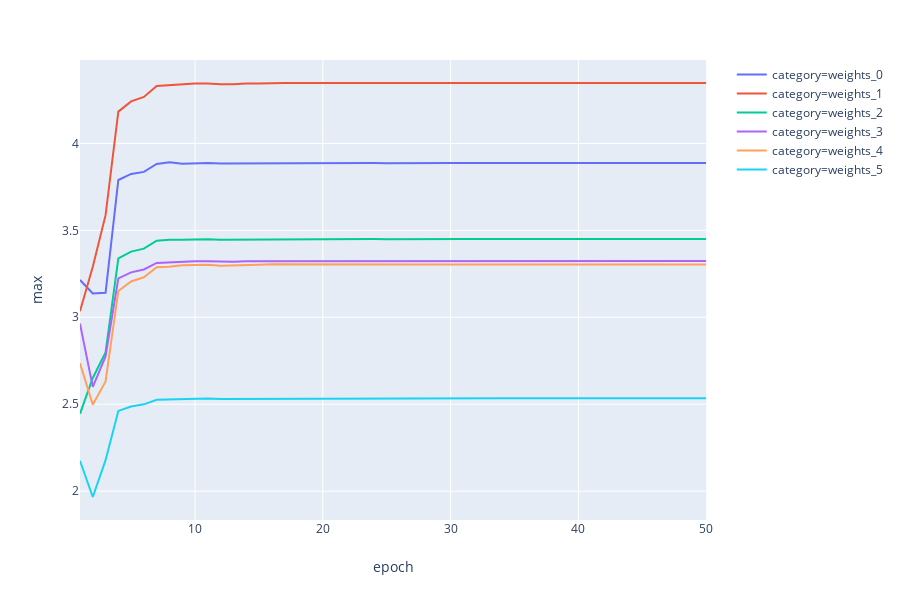

Here is the notebook cell this chart was saved with:
### Code cell
figs[2]

### Figure 1 — Plotly figure (JSON) as saved in the notebook; plotly's stock layout.template omitted (floating-point values rounded to 4 significant figures)
{"data": [{"hoverlabel": {"namelength": 0}, "hovertemplate": "category=weights_0<br>epoch=%{x}<br>max=%{y}", "legendgroup": "category=weights_0", "line": {"color": "#636efa", "dash": "solid"}, "mode": "lines", "name": "category=weights_0", "showlegend": true, "type": "scatter", "x": [1, 2, 3, 4, 5, 6, 7, 8, 9, 10, 11, 12, 13, 14, 15, 16, 17, 18, 19, 20, 21, 22, 23, 24, 25, 26, 27, 28, 29, 30, 31, 32, 33, 34, 35, 36, 37, 38, 39, 40, 41, 42, 43, 44, 45, 46, 47, 48, 49, 50], "xaxis": "x", "y": [3.215, 3.137, 3.141, 3.79, 3.825, 3.836, 3.882, 3.892, 3.884, 3.887, 3.887, 3.884, 3.884, 3.885, 3.885, 3.887, 3.887, 3.887, 3.886, 3.887, 3.887, 3.887, 3.887, 3.887, 3.886, 3.887, 3.887, 3.887, 3.887, 3.887, 3.887, 3.887, 3.887, 3.887, 3.887, 3.887, 3.887, 3.887, 3.887, 3.887, 3.887, 3.887, 3.887, 3.887, 3.887, 3.887, 3.887, 3.887, 3.887, 3.887], "yaxis": "y"}, {"hoverlabel": {"namelength": 0}, "hovertemplate": "category=weights_1<br>epoch=%{x}<br>max=%{y}", "legendgroup": "category=weights_1", "line": {"color": "#EF553B", "dash": "solid"}, "mode": "lines", "name": "category=weights_1", "showlegend": true, "type": "scatter", "x": [1, 2, 3, 4, 5, 6, 7, 8, 9, 10, 11, 12, 13, 14, 15, 16, 17, 18, 19, 20, 21, 22, 23, 24, 25, 26, 27, 28, 29, 30, 31, 32, 33, 34, 35, 36, 37, 38, 39, 40, 41, 42, 43, 44, 45, 46, 47, 48, 49, 50], "xaxis": "x", "y": [3.034, 3.291, 3.587, 4.183, 4.242, 4.267, 4.33, 4.334, 4.342, 4.344, 4.345, 4.34, 4.34, 4.345, 4.345, 4.347, 4.347, 4.347, 4.346, 4.347, 4.347, 4.348, 4.347, 4.347, 4.346, 4.347, 4.347, 4.347, 4.347, 4.347, 4.347, 4.347, 4.347, 4.347, 4.347, 4.347, 4.347, 4.347, 4.347, 4.347, 4.347, 4.347, 4.347, 4.347, 4.347, 4.347, 4.347, 4.347, 4.347, 4.347], "yaxis": "y"}, {"hoverlabel": {"namelength": 0}, "hovertemplate": "category=weights_2<br>epoch=%{x}<br>max=%{y}", "legendgroup": "category=weights_2", "line": {"color": "#00cc96", "dash": "solid"}, "mode": "lines", "name": "category=weights_2", "showlegend": true, "type": "scatter", "x": [1, 2, 3, 4, 5, 6, 7, 8, 9, 10, 11, 12, 13, 14, 15, 16, 17, 18, 19, 20, 21, 22, 23, 24, 25, 26, 27, 28, 29, 30, 31, 32, 33, 34, 35, 36, 37, 38, 39, 40, 41, 42, 43, 44, 45, 46, 47, 48, 49, 50], "xaxis": "x", "y": [2.445, 2.651, 2.798, 3.339, 3.378, 3.395, 3.441, 3.446, 3.447, 3.448, 3.449, 3.446, 3.446, 3.449, 3.449, 3.45, 3.45, 3.45, 3.449, 3.45, 3.45, 3.45, 3.45, 3.45, 3.449, 3.45, 3.45, 3.45, 3.45, 3.45, 3.45, 3.45, 3.45, 3.45, 3.45, 3.45, 3.45, 3.45, 3.45, 3.45, 3.45, 3.45, 3.45, 3.45, 3.45, 3.45, 3.45, 3.45, 3.45, 3.45], "yaxis": "y"}, {"hoverlabel": {"namelength": 0}, "hovertemplate": "category=weights_3<br>epoch=%{x}<br>max=%{y}", "legendgroup": "category=weights_3", "line": {"color": "#ab63fa", "dash": "solid"}, "mode": "lines", "name": "category=weights_3", "showlegend": true, "type": "scatter", "x": [1, 2, 3, 4, 5, 6, 7, 8, 9, 10, 11, 12, 13, 14, 15, 16, 17, 18, 19, 20, 21, 22, 23, 24, 25, 26, 27, 28, 29, 30, 31, 32, 33, 34, 35, 36, 37, 38, 39, 40, 41, 42, 43, 44, 45, 46, 47, 48, 49, 50], "xaxis": "x", "y": [2.964, 2.6, 2.775, 3.224, 3.259, 3.275, 3.313, 3.317, 3.321, 3.322, 3.323, 3.32, 3.32, 3.323, 3.323, 3.324, 3.323, 3.323, 3.323, 3.323, 3.323, 3.324, 3.323, 3.323, 3.323, 3.323, 3.323, 3.323, 3.323, 3.323, 3.323, 3.323, 3.323, 3.323, 3.323, 3.323, 3.323, 3.323, 3.323, 3.323, 3.323, 3.323, 3.323, 3.323, 3.323, 3.323, 3.323, 3.323, 3.323, 3.323], "yaxis": "y"}, {"hoverlabel": {"namelength": 0}, "hovertemplate": "category=weights_4<br>epoch=%{x}<br>max=%{y}", "legendgroup": "category=weights_4", "line": {"color": "#FFA15A", "dash": "solid"}, "mode": "lines", "name": "category=weights_4", "showlegend": true, "type": "scatter", "x": [1, 2, 3, 4, 5, 6, 7, 8, 9, 10, 11, 12, 13, 14, 15, 16, 17, 18, 19, 20, 21, 22, 23, 24, 25, 26, 27, 28, 29, 30, 31, 32, 33, 34, 35, 36, 37, 38, 39, 40, 41, 42, 43, 44, 45, 46, 47, 48, 49, 50], "xaxis": "x", "y": [2.735, 2.497, 2.631, 3.152, 3.206, 3.23, 3.288, 3.291, 3.3, 3.301, 3.302, 3.297, 3.298, 3.303, 3.302, 3.304, 3.304, 3.304, 3.303, 3.304, 3.304, 3.304, 3.304, 3.304, 3.303, 3.304, 3.304, 3.304, 3.304, 3.304, 3.304, 3.304, 3.304, 3.304, 3.304, 3.304, 3.304, 3.304, 3.304, 3.304, 3.304, 3.304, 3.304, 3.304, 3.304, 3.304, 3.304, 3.304, 3.304, 3.304], "yaxis": "y"}, {"hoverlabel": {"namelength": 0}, "hovertemplate": "category=weights_5<br>epoch=%{x}<br>max=%{y}", "legendgroup": "category=weights_5", "line": {"color": "#19d3f3", "dash": "solid"}, "mode": "lines", "name": "category=weights_5", "showlegend": true, "type": "scatter", "x": [1, 2, 3, 4, 5, 6, 7, 8, 9, 10, 11, 12, 13, 14, 15, 16, 17, 18, 19, 20, 21, 22, 23, 24, 25, 26, 27, 28, 29, 30, 31, 32, 33, 34, 35, 36, 37, 38, 39, 40, 41, 42, 43, 44, 45, 46, 47, 48, 49, 50], "xaxis": "x", "y": [2.174, 1.966, 2.178, 2.461, 2.487, 2.499, 2.526, 2.528, 2.532, 2.533, 2.533, 2.531, 2.531, 2.533, 2.533, 2.534, 2.534, 2.534, 2.534, 2.534, 2.534, 2.534, 2.534, 2.534, 2.533, 2.534, 2.534, 2.534, 2.534, 2.534, 2.534, 2.534, 2.534, 2.534, 2.534, 2.534, 2.534, 2.534, 2.534, 2.534, 2.534, 2.534, 2.534, 2.534, 2.534, 2.534, 2.534, 2.534, 2.534, 2.534], "yaxis": "y"}], "layout": {"height": 600, "legend": {"tracegroupgap": 0}, "margin": {"t": 60}, "xaxis": {"anchor": "y", "domain": [0, 0.98], "title": {"text": "epoch"}}, "yaxis": {"anchor": "x", "domain": [0, 1], "title": {"text": "max"}}}}
